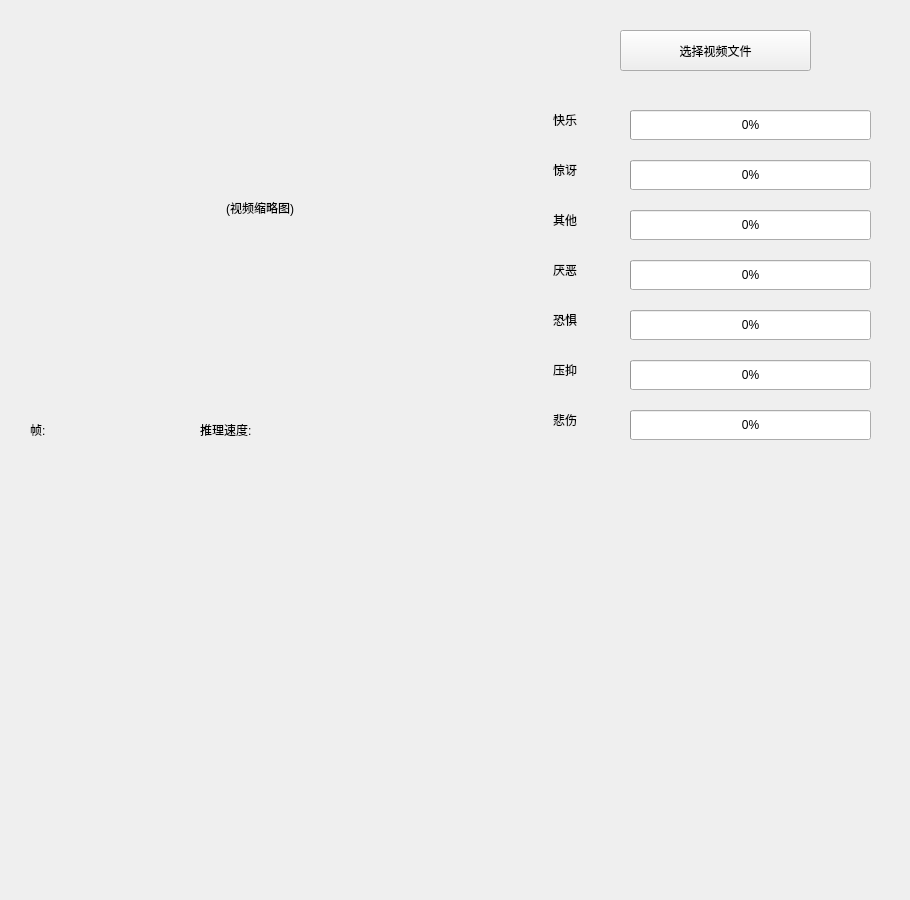
<?xml version="1.0" encoding="UTF-8"?>
<ui version="4.0">
 <class>sfVideo</class>
 <widget class="QWidget" name="sfVideo">
  <property name="geometry">
   <rect>
    <x>0</x>
    <y>0</y>
    <width>910</width>
    <height>900</height>
   </rect>
  </property>
  <property name="windowTitle">
   <string>SoulFlow-选择视频</string>
  </property>
  <widget class="QProgressBar" name="progressBar">
   <property name="geometry">
    <rect>
     <x>630</x>
     <y>110</y>
     <width>241</width>
     <height>30</height>
    </rect>
   </property>
   <property name="value">
    <number>0</number>
   </property>
  </widget>
  <widget class="QProgressBar" name="progressBar_2">
   <property name="geometry">
    <rect>
     <x>630</x>
     <y>160</y>
     <width>241</width>
     <height>30</height>
    </rect>
   </property>
   <property name="value">
    <number>0</number>
   </property>
  </widget>
  <widget class="QProgressBar" name="progressBar_3">
   <property name="geometry">
    <rect>
     <x>630</x>
     <y>210</y>
     <width>241</width>
     <height>30</height>
    </rect>
   </property>
   <property name="value">
    <number>0</number>
   </property>
  </widget>
  <widget class="QProgressBar" name="progressBar_4">
   <property name="geometry">
    <rect>
     <x>630</x>
     <y>260</y>
     <width>241</width>
     <height>30</height>
    </rect>
   </property>
   <property name="value">
    <number>0</number>
   </property>
  </widget>
  <widget class="QProgressBar" name="progressBar_5">
   <property name="geometry">
    <rect>
     <x>630</x>
     <y>310</y>
     <width>241</width>
     <height>30</height>
    </rect>
   </property>
   <property name="value">
    <number>0</number>
   </property>
  </widget>
  <widget class="QProgressBar" name="progressBar_6">
   <property name="geometry">
    <rect>
     <x>630</x>
     <y>360</y>
     <width>241</width>
     <height>30</height>
    </rect>
   </property>
   <property name="value">
    <number>0</number>
   </property>
  </widget>
  <widget class="QProgressBar" name="progressBar_7">
   <property name="geometry">
    <rect>
     <x>630</x>
     <y>410</y>
     <width>241</width>
     <height>30</height>
    </rect>
   </property>
   <property name="value">
    <number>0</number>
   </property>
  </widget>
  <widget class="QLabel" name="label">
   <property name="geometry">
    <rect>
     <x>30</x>
     <y>410</y>
     <width>131</width>
     <height>40</height>
    </rect>
   </property>
   <property name="text">
    <string>帧:</string>
   </property>
  </widget>
  <widget class="QLabel" name="label_2">
   <property name="geometry">
    <rect>
     <x>200</x>
     <y>410</y>
     <width>250</width>
     <height>40</height>
    </rect>
   </property>
   <property name="text">
    <string>推理速度:</string>
   </property>
  </widget>
  <widget class="QLabel" name="label_3">
   <property name="geometry">
    <rect>
     <x>500</x>
     <y>100</y>
     <width>130</width>
     <height>40</height>
    </rect>
   </property>
   <property name="text">
    <string>快乐</string>
   </property>
   <property name="alignment">
    <set>Qt::AlignCenter</set>
   </property>
  </widget>
  <widget class="QLabel" name="label_4">
   <property name="geometry">
    <rect>
     <x>500</x>
     <y>150</y>
     <width>130</width>
     <height>40</height>
    </rect>
   </property>
   <property name="text">
    <string>惊讶</string>
   </property>
   <property name="alignment">
    <set>Qt::AlignCenter</set>
   </property>
  </widget>
  <widget class="QLabel" name="label_5">
   <property name="geometry">
    <rect>
     <x>500</x>
     <y>200</y>
     <width>130</width>
     <height>40</height>
    </rect>
   </property>
   <property name="text">
    <string>其他</string>
   </property>
   <property name="alignment">
    <set>Qt::AlignCenter</set>
   </property>
  </widget>
  <widget class="QLabel" name="label_6">
   <property name="geometry">
    <rect>
     <x>500</x>
     <y>250</y>
     <width>130</width>
     <height>40</height>
    </rect>
   </property>
   <property name="text">
    <string>厌恶</string>
   </property>
   <property name="alignment">
    <set>Qt::AlignCenter</set>
   </property>
  </widget>
  <widget class="QLabel" name="label_7">
   <property name="geometry">
    <rect>
     <x>500</x>
     <y>300</y>
     <width>130</width>
     <height>40</height>
    </rect>
   </property>
   <property name="text">
    <string>恐惧</string>
   </property>
   <property name="alignment">
    <set>Qt::AlignCenter</set>
   </property>
  </widget>
  <widget class="QLabel" name="label_8">
   <property name="geometry">
    <rect>
     <x>500</x>
     <y>350</y>
     <width>130</width>
     <height>40</height>
    </rect>
   </property>
   <property name="text">
    <string>压抑</string>
   </property>
   <property name="alignment">
    <set>Qt::AlignCenter</set>
   </property>
  </widget>
  <widget class="QLabel" name="label_9">
   <property name="geometry">
    <rect>
     <x>500</x>
     <y>400</y>
     <width>130</width>
     <height>40</height>
    </rect>
   </property>
   <property name="text">
    <string>悲伤</string>
   </property>
   <property name="alignment">
    <set>Qt::AlignCenter</set>
   </property>
  </widget>
  <widget class="QLabel" name="label_10">
   <property name="geometry">
    <rect>
     <x>50</x>
     <y>50</y>
     <width>420</width>
     <height>315</height>
    </rect>
   </property>
   <property name="text">
    <string>(视频缩略图)</string>
   </property>
   <property name="alignment">
    <set>Qt::AlignCenter</set>
   </property>
  </widget>
  <widget class="QPushButton" name="pushButton">
   <property name="geometry">
    <rect>
     <x>620</x>
     <y>30</y>
     <width>191</width>
     <height>41</height>
    </rect>
   </property>
   <property name="text">
    <string>选择视频文件</string>
   </property>
  </widget>
 </widget>
 <resources/>
 <connections/>
</ui>
